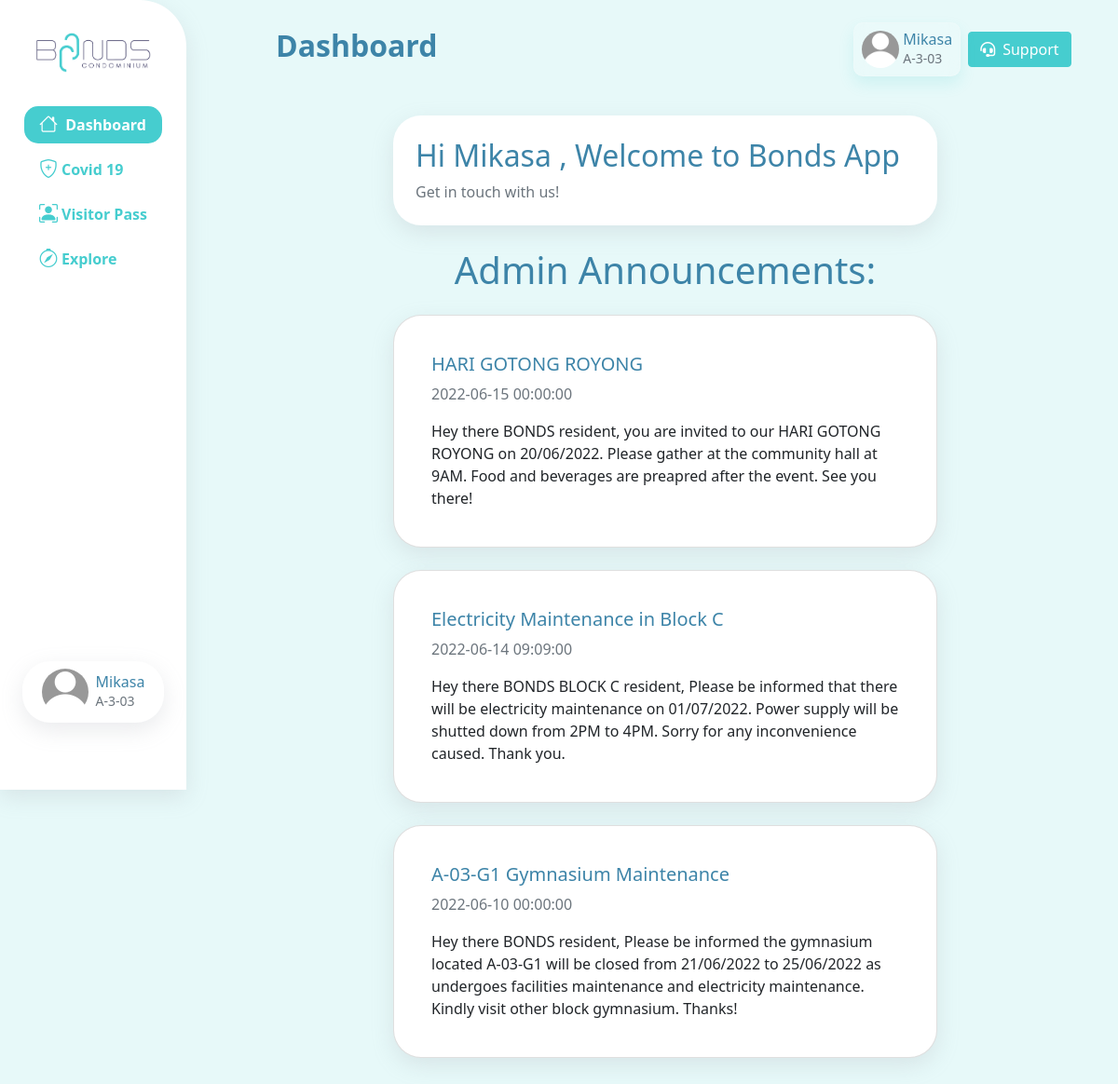
The app's page /dashboard.php (signed in) with its own data.
### tables this page shows
CREATE TABLE `resident` (
  `ic` varchar(20) NOT NULL,
  `name` varchar(50) NOT NULL,
  `dob` date NOT NULL,
  `gender` varchar(10) NOT NULL,
  `race` varchar(20) NOT NULL,
  `contact` varchar(20) NOT NULL,
  `emergency_contact` varchar(20) NOT NULL,
  `email` varchar(100) NOT NULL,
  `check_in_date` datetime NOT NULL,
  `profile_pic` varchar(500) NOT NULL,
  `covid_status` varchar(30) NOT NULL,
  `password` varchar(255) NOT NULL,
  `vaccine_status` varchar(30) NOT NULL,
  `rental_status` varchar(20) NOT NULL
);

CREATE TABLE `unit` (
  `unit_no` varchar(10) NOT NULL,
  `owner_ic` varchar(20) NOT NULL,
  `car_park_id` varchar(25) NOT NULL
);

CREATE TABLE `announcement` (
  `announcement_id` int(11) NOT NULL,
  `title` varchar(100) NOT NULL,
  `description` text NOT NULL,
  `date_time` datetime NOT NULL
);

### includes/classes/Resident.php (called while the page is built, shortened)
<?php
class Resident{
    private $con;
    private $resident;
    public function __construct($con, $ic){
        $this->con = $con;
        $residentDetailsQuery = mysqli_query($con,"SELECT * FROM resident WHERE ic ='$ic'");
        $this->resident = mysqli_fetch_array($residentDetailsQuery);
    }
    public function getName(){
        return $this->resident['name'];
    }
    public function getProfilePic(){
        return $this->resident['profile_pic'];
    }
    public function getUnit(){
        $ic = $this->resident['ic'];
        $query = mysqli_query($this->con,"SELECT * FROM unit WHERE owner_ic ='$ic'" );
        $row = mysqli_fetch_array($query);
        return $row['unit_no'];
    }
}
?>

### dashboard.php (the view)
<?php
$pageTitle = "Dashboard";
include 'includes/header.php';?>
    <div class="col p-0 m-0">
        <div class="col-12 col-lg-8 mycontainer mx-auto">
            <h2>Hi
                <span> <?php echo $Resident->getName() ?></span>
            , Welcome to Bonds App </h2>
            <p class="text-muted m-0">Get in touch with us!</p>
        </div>
        <h1 class="mt-4 text-center">Admin Announcements:</h1>
        <div class="col-12 col-lg-8 mt-4 mx-auto">
            <?php
                $data_query = mysqli_query($con, "SELECT * FROM announcement ORDER BY date_time DESC");
                if(mysqli_num_rows($data_query) > 0)
                {
                    foreach($data_query as $announcement)
                    {
                        $formattedDate = $announcement['date_time'];
            ?>
                    <div class="card mt-4 mycontainer">
                        <div class="card-body">
                            <h5><?=$announcement['title']?></h5>
                            <span class="text-muted ms-auto"><?=$formattedDate?></span>
                            <p class="card-text mt-3" style="white-space: pre-line"><?=$announcement['description']?></p>
                        </div>
                    </div>
            <?php
                    }
                }
            ?>
        </div>
    </div>
<?php include 'includes/footer.php';?>

### includes/header.php (shortened to what this page needs)
<?php
include 'config/config.php';
include 'includes/classes/Resident.php';
if(isset($_SESSION['ic'])){
    $LoggedInIC = $_SESSION['ic'];
    $Resident = new Resident($con,$LoggedInIC);
}else{
    header("Location: index.php");
}
?>
    <html>
    <html lang="en">
    <head>
        <link href="https://cdn.jsdelivr.net/npm/bootstrap@5.1.3/dist/css/bootstrap.min.css" rel="stylesheet">
        <link rel="stylesheet" href="https://cdn.jsdelivr.net/npm/bootstrap-icons@1.8.1/font/bootstrap-icons.css">
        <link rel="stylesheet" href="assets/css/style.css">
    </head>
    <body>
        <div class="container-fluid">
            <div class="row flex-nowrap">
                <div class="col-auto col-md-3 col-lg-3 col-xl-2 px-sm-2 py-4 pe-4 bg-white" id="sidebar">
                    <div class="d-flex flex-column align-items-center align-items-sm-start px-3 pt-2 text-white min-vh-100">
                        <a class="mx-auto" id="logo" href="dashboard.php"
                            class="d-flex align-items-center pb-3 mb-md-0 me-md-auto text-decoration-none">
                            <span class="fs-5 d-none d-sm-inline"><img src="assets/images/resident.png" alt="Bonds Logo"
                                    width="150"></span>
                        </a>
                        <ul class=" mx-auto nav nav-pills flex-column mb-sm-auto mb-0 align-items-center align-items-sm-start mt-4"
                            id="menu">
                            <li class="nav-item mt-2">
                                <a href="dashboard.php" class="nav-link menu_a">
                                    <i class="fs-5 bi bi-house"></i> <span
                                        class="fs-6 ms-1 d-none d-sm-inline">Dashboard</span>
                                </a>
                            </li>
                            <li class="nav-item mt-2">
                                <a href="covid19.php" class="nav-link menu_a">
                                    <i class="fs-5 bi bi-shield-plus"></i><span class="fs-6 ms-1 d-none d-sm-inline">Covid
                                        19</span>
                                </a>
                            </li>
                            <li class="nav-item mt-2">
                                <a href="visitorpass.php" class="nav-link menu_a">
                                    <i class="fs-5 bi bi-person-bounding-box"></i><span
                                        class="fs-6 ms-1 d-none d-sm-inline">Visitor Pass</span>
                                </a>
                            </li>
                            <li class="nav-item mt-2">
                                <a href="explore.php" class="nav-link menu_a">
                                    <i class="fs-5 bi bi-compass"></i><span
                                        class="fs-6 ms-1 d-none d-sm-inline">Explore</span>
                                </a>
                            </li>
                        </ul>
                        <div class="dropdown w-100 mb-5 py-md-2" id="profile">
                            <a href="#" class=" text-decoration-none d-flex align-items-center justify-content-center"
                                id="dropdownUser1" data-bs-toggle="dropdown" aria-expanded="false">
                                <div class="my-auto">
                                    <img src=<?php echo $Resident->getProfilePic()?> alt="profile" class="rounded-circle small_profile_picture" width="50" height="50">
                                </div>
                                <span class="d-none d-sm-inline ps-1">
                                    <div class="ms-1">
                                        <h6 class="py-0 my-0"><?php echo $Resident->getName()?></h6>
                                        <small class="text-muted py-0 my-0"><?php echo $Resident->getUnit()?></small>
                                    </div>
                                </span>
                            </a>
                        </div>
                    </div>
                </div>
                <div class="py-4 mx-4 col" id="right_container">
                    <div class="container-fluid ps-2" id="topbar_container">
                        <nav class="navbar navbar-expand-lg navbar-light mt-3" id="topbar">
                            <div class="container-fluid">
                                <h2 class="navbar-brand fw-bolder fs-2 mydarkgreen" id="page_title"><?php echo $pageTitle; ?></h2>
                                <span class="collapse navbar-collapse" id="navbarSupportedContent">
                                    <ul class="navbar-nav ms-auto align-items-center">
                                        <li class="nav-item dropdown ms-auto me-1">
                                            <a href="profile.php" class="text-decoration-none" id="dropdownUser2" data-bs-toggle="dropdown" aria-expanded="false">
                                                <div class="text-nowrap glassmorphism p-2" id="topbar_profile">
                                                    <div class="d-flex">
                                                        <div class="my-auto">
                                                            <img class="rounded-circle small_profile_picture" src=<?php echo $Resident->getProfilePic()?> alt="profile picture" width="40" height="40">
                                                        </div>
                                                        <div class="ms-1">
                                                            <h6 class="py-0 my-0"> <?php echo $Resident->getName()?></h6>
                                                            <small class="text-muted py-0 my-0"><?php echo $Resident->getUnit()?></small>
                                                        </div>
                                                    </div>
                                                </div>
                                            </a>
                                        </li>
                                    </ul>
                                    <a href="https://mail.google.com/mail/u/0/?view=cm&amp;fs=1&amp;source=mailto&amp;to=support@bonds.com" target="_blank"  title="Send Email" class="mx-1 btn btn_mygreen">
                                        <i class="fa-solid fa-headset me-2"></i>Support</a>
                                </span>
                            </div>
                        </nav>
                    </div>
                    <div class="container main_content_container">
                        <div class="row">

### assets/css/style.css (style rules this page uses)
html, body { padding: 0; margin: 0; background-color: #e7f9f9; width: 100%; height: 100vh; }
body { overflow-x: hidden; }
.mycontainer { box-shadow: rgba(149, 157, 165, 0.2) 0px 8px 24px; border-radius: 30px !important; background-color: white !important; padding: 1.5rem !important; }
.btn_mygreen, .bg_mygreen { background-color: #46cdcf; border-color: #46cdcf; color: #fff; }
a { color: #46cdcf; }
.mydarkgreen, h1, h2, h3, h4, h5, h6 { color: #3d84a8; }
.small_profile_picture { object-fit: cover !important; }
#sidebar { border-radius: 0 50px 0 0; z-index: 20; position: fixed; box-shadow: rgba(149, 157, 165, 0.2) 0px 8px 24px; }
.nav-item { width: 100%; }
.nav-pills .nav-link.active, .nav-pills .show > .nav-link { background-color: #46cdcf !important; color: white !important; }
#menu .nav-link { border-radius: 15px; font-weight: bold; }
.nav-link { color: #46cdcf !important; }
#profile { box-shadow: rgba(149, 157, 165, 0.2) 0px 8px 24px; border-radius: 30px !important; background-color: white !important; }
#topbar_container { padding: 0 5% 0 0; top: 0; background-color: #e7f9f9; position: fixed; z-index: 10; }
#page_title { color: #3d84a8; }
@media (min-width: 576px) { #right_container { padding-left: 35%; } }
@media (min-width: 576px) { #topbar { width: 55%; } }
@media (min-width: 768px) { #right_container { padding-left: 30%; } }
@media (min-width: 768px) { #topbar { width: 70%; } }
@media (min-width: 1200px) { #right_container { padding-left: 20%; } }
@media (min-width: 1200px) { #topbar { width: 80%; } }
.glassmorphism { background: rgba(255, 255, 255, 0.15); box-shadow: 0 8px 16px 0 rgba(70, 205, 207, 0.15); backdrop-filter: blur(10px); -webkit-backdrop-filter: blur(1 4px); border-radius: 10px; border: 1px solid rgba(255, 255, 255, 0.15); cursor: pointer; }
.main_content_container { margin-top: 100px; }
.row { margin-bottom: 20px; }
.dropdown { position: relative; display: inline-block; }

### records on screen
resident: profile_pic (placeholder picture), name "Mikasa"
unit: unit_no "A-3-03"
announcement: title "HARI GOTONG ROYONG", date_time "2022-06-15 00:00:00", description "Hey there BONDS resident, you are invited to our HARI GOTONG ROYONG on 20/06/2022. Please gather at the community hall at 9AM. Food and beverages are preapred after the event. See you there!"
announcement: title "Electricity Maintenance in Block C", date_time "2022-06-14 09:09:00", description "Hey there BONDS BLOCK C resident, Please be informed that there will be electricity maintenance on 01/07/2022. Power supply will be shutted down from 2PM to 4PM. Sorry for any inconvenience caused. Thank you."
announcement: title "A-03-G1 Gymnasium Maintenance", date_time "2022-06-10 00:00:00", description "Hey there BONDS resident, Please be informed the gymnasium located A-03-G1 will be closed from 21/06/2022 to 25/06/2022 as undergoes facilities maintenance and electricity maintenance. Kindly visit other block gymnasium. Thanks!"

### other values on screen
$pageTitle "Dashboard"
